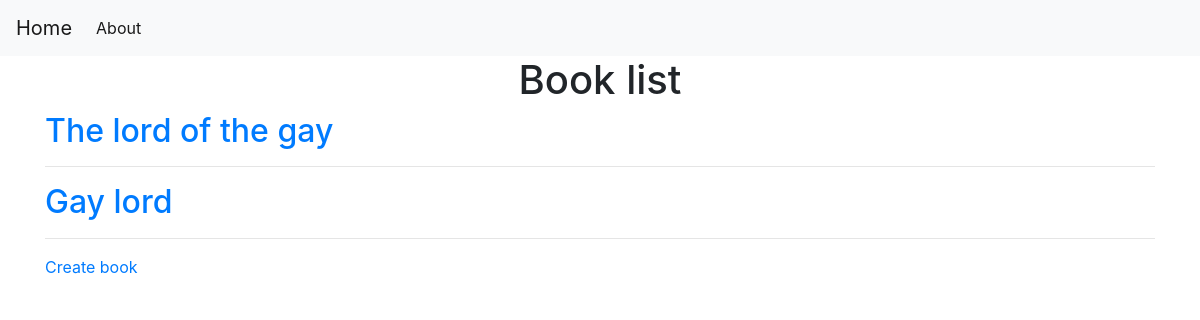
/book, run on an earlier commit of the app's database.
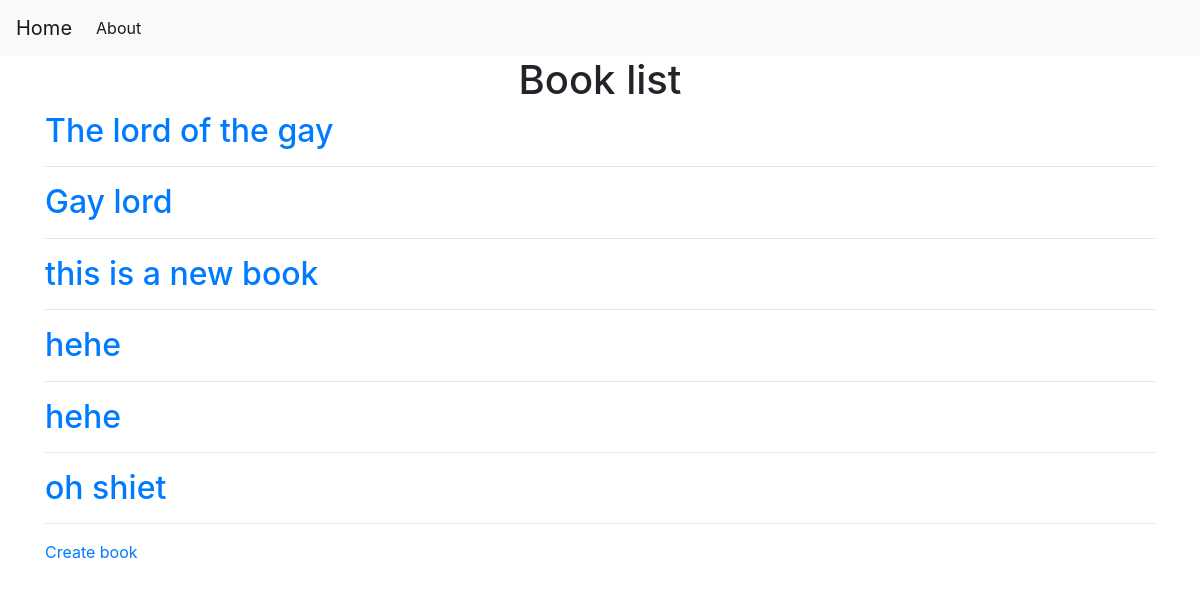
And on a later commit of the database.
### tables this page shows
CREATE TABLE book (
    bookid INTEGER PRIMARY KEY AUTOINCREMENT,
    title TEXT NOT NULL
);

### app.py (the view)
@app.route('/book')
def showbook():
    conn = get_db_connection()
    books = conn.execute('SELECT * FROM book').fetchall()
    authors = conn.execute('SELECT * FROM author').fetchall()
    conn.close()
    return render_template('show_book.html', books=books,authors=authors)

### app.py (called while the page is built)
def get_db_connection():
    conn = sqlite3.connect('database.db')
    conn.row_factory = sqlite3.Row
    return conn

### templates/show_book.html (shortened to what this page needs)
{% extends 'base.html' %}
{% block content %}
    <h1>{% block title %} <center> Book list </center> {% endblock %}</h1>
    {% for book in books %}
        <a href="#">
            <h2>{{ book.title }}</h2>
        </a>
        <hr>
    {% endfor %}
    <a href="{{ url_for('createbook')}}">Create book</a>
{% endblock %}

### templates/base.html (shortened to what this page needs)
<!doctype html>
<html lang="en">
  <head>
    <link rel="stylesheet" href="https://stackpath.bootstrapcdn.com/bootstrap/4.3.1/css/bootstrap.min.css">
  </head>
  <body>
    <nav class="navbar navbar-expand-md navbar-light bg-light">
        <a class="navbar-brand" href="{{ url_for('index')}}">Home</a>
        <div class="collapse navbar-collapse" id="navbarNav">
            <ul class="navbar-nav">
            <li class="nav-item active">
                <a class="nav-link" href="#">About</a>
            </li>
            </ul>
        </div>
    </nav>
    <div class="container">
        {% block content %} {% endblock %}
    </div>
  </body>
</html>

What changed in the data, as far as the page shows it:
added book: title "this is a new book"
added book: title "hehe"
added book: title "hehe"
added book: title "oh shiet"
